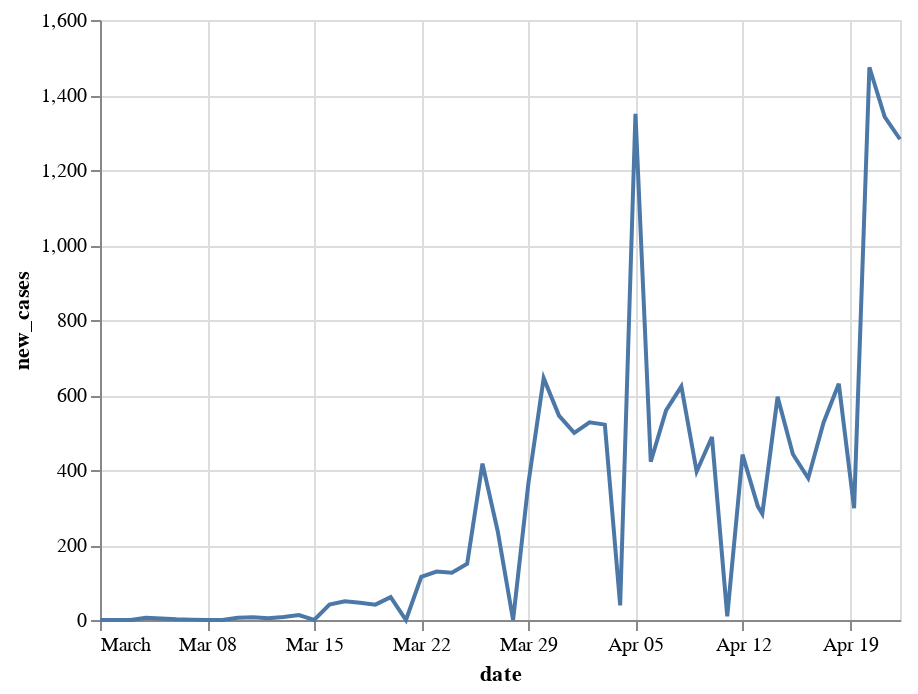

Notebook code cell kept with this figure:
### Code cell
alt.Chart(df[(df.county=="Los Angeles") & (df.date >= '3/1/20')]).mark_line().encode(
    x='date',
    y='new_cases'
)

### Figure 1 — Vega-Lite specification as saved in the notebook (floating-point values rounded to 4 significant figures)
{"config": {"view": {"continuousWidth": 400, "continuousHeight": 300}}, "data": {"name": "data-b30e2f4f3c7505fab6f3b5b120d30b48"}, "mark": "line", "encoding": {"x": {"type": "temporal", "field": "date"}, "y": {"type": "quantitative", "field": "new_cases"}}, "$schema": "https://vega.github.io/schema/vega-lite/v4.0.2.json", "datasets": {"data-b30e2f4f3c7505fab6f3b5b120d30b48": [{"county": "Los Angeles", "state": "California", "fips": 6037.0, "date": "2020-03-01T00:00:00+00:00", "Lat": 34.31, "Lon": -118.2, "cases": 1.0, "deaths": 0.0, "state_cases": 12, "state_deaths": 0, "new_cases": 0.0, "new_deaths": 0.0, "new_state_cases": 0, "new_state_deaths": 0, "avg3": 0.0, "avg5": 0.0, "avg7": 0.0}, {"county": "Los Angeles", "state": "California", "fips": 6037.0, "date": "2020-03-02T00:00:00+00:00", "Lat": 34.31, "Lon": -118.2, "cases": 1.0, "deaths": 0.0, "state_cases": 21, "state_deaths": 0, "new_cases": 0.0, "new_deaths": 0.0, "new_state_cases": 9, "new_state_deaths": 0, "avg3": 0.0, "avg5": 0.0, "avg7": 0.0}, {"county": "Los Angeles", "state": "California", "fips": 6037.0, "date": "2020-03-03T00:00:00+00:00", "Lat": 34.31, "Lon": -118.2, "cases": 1.0, "deaths": 0.0, "state_cases": 25, "state_deaths": 0, "new_cases": 0.0, "new_deaths": 0.0, "new_state_cases": 4, "new_state_deaths": 0, "avg3": 0.0, "avg5": 0.0, "avg7": 0.0}, {"county": "Los Angeles", "state": "California", "fips": 6037.0, "date": "2020-03-04T00:00:00+00:00", "Lat": 34.31, "Lon": -118.2, "cases": 7.0, "deaths": 0.0, "state_cases": 35, "state_deaths": 1, "new_cases": 6.0, "new_deaths": 0.0, "new_state_cases": 10, "new_state_deaths": 1, "avg3": 2.0, "avg5": 1.2, "avg7": 0.8571}, {"county": "Los Angeles", "state": "California", "fips": 6037.0, "date": "2020-03-05T00:00:00+00:00", "Lat": 34.31, "Lon": -118.2, "cases": 11.0, "deaths": 0.0, "state_cases": 51, "state_deaths": 1, "new_cases": 4.0, "new_deaths": 0.0, "new_state_cases": 16, "new_state_deaths": 0, "avg3": 3.333, "avg5": 2.0, "avg7": 1.429}, {"county": "Los Angeles", "state": "California", "fips": 6037.0, "date": "2020-03-06T00:00:00+00:00", "Lat": 34.31, "Lon": -118.2, "cases": 13.0, "deaths": 0.0, "state_cases": 59, "state_deaths": 1, "new_cases": 2.0, "new_deaths": 0.0, "new_state_cases": 8, "new_state_deaths": 0, "avg3": 4.0, "avg5": 2.4, "avg7": 1.714}, {"county": "Los Angeles", "state": "California", "fips": 6037.0, "date": "2020-03-07T00:00:00+00:00", "Lat": 34.31, "Lon": -118.2, "cases": 14.0, "deaths": 0.0, "state_cases": 81, "state_deaths": 1, "new_cases": 1.0, "new_deaths": 0.0, "new_state_cases": 22, "new_state_deaths": 0, "avg3": 2.333, "avg5": 2.6, "avg7": 1.857}, {"county": "Los Angeles", "state": "California", "fips": 6037.0, "date": "2020-03-08T00:00:00+00:00", "Lat": 34.31, "Lon": -118.2, "cases": 14.0, "deaths": 0.0, "state_cases": 95, "state_deaths": 1, "new_cases": 0.0, "new_deaths": 0.0, "new_state_cases": 14, "new_state_deaths": 0, "avg3": 1.0, "avg5": 2.6, "avg7": 1.857}, {"county": "Los Angeles", "state": "California", "fips": 6037.0, "date": "2020-03-09T00:00:00+00:00", "Lat": 34.31, "Lon": -118.2, "cases": 14.0, "deaths": 0.0, "state_cases": 101, "state_deaths": 1, "new_cases": 0.0, "new_deaths": 0.0, "new_state_cases": 6, "new_state_deaths": 0, "avg3": 0.3333, "avg5": 1.4, "avg7": 1.857}, {"county": "Los Angeles", "state": "California", "fips": 6037.0, "date": "2020-03-10T00:00:00+00:00", "Lat": 34.31, "Lon": -118.2, "cases": 20.0, "deaths": 0.0, "state_cases": 144, "state_deaths": 2, "new_cases": 6.0, "new_deaths": 0.0, "new_state_cases": 43, "new_state_deaths": 1, "avg3": 2.0, "avg5": 1.8, "avg7": 2.714}, {"county": "Los Angeles", "state": "California", "fips": 6037.0, "date": "2020-03-11T00:00:00+00:00", "Lat": 34.31, "Lon": -118.2, "cases": 27.0, "deaths": 1.0, "state_cases": 178, "state_deaths": 4, "new_cases": 7.0, "new_deaths": 1.0, "new_state_cases": 34, "new_state_deaths": 2, "avg3": 4.333, "avg5": 2.8, "avg7": 2.857}, {"county": "Los Angeles", "state": "California", "fips": 6037.0, "date": "2020-03-12T00:00:00+00:00", "Lat": 34.31, "Lon": -118.2, "cases": 32.0, "deaths": 1.0, "state_cases": 221, "state_deaths": 4, "new_cases": 5.0, "new_deaths": 0.0, "new_state_cases": 43, "new_state_deaths": 0, "avg3": 6.0, "avg5": 3.6, "avg7": 3.0}, {"county": "Los Angeles", "state": "California", "fips": 6037.0, "date": "2020-03-13T00:00:00+00:00", "Lat": 34.31, "Lon": -118.2, "cases": 40.0, "deaths": 1.0, "state_cases": 281, "state_deaths": 4, "new_cases": 8.0, "new_deaths": 0.0, "new_state_cases": 60, "new_state_deaths": 0, "avg3": 6.667, "avg5": 5.2, "avg7": 3.857}, {"county": "Los Angeles", "state": "California", "fips": 6037.0, "date": "2020-03-14T00:00:00+00:00", "Lat": 34.31, "Lon": -118.2, "cases": 53.0, "deaths": 1.0, "state_cases": 372, "state_deaths": 3, "new_cases": 13.0, "new_deaths": 0.0, "new_state_cases": 91, "new_state_deaths": -1, "avg3": 8.667, "avg5": 7.8, "avg7": 5.571}, {"county": "Los Angeles", "state": "California", "fips": 6037.0, "date": "2020-03-15T00:00:00+00:00", "Lat": 34.31, "Lon": -118.2, "cases": 53.0, "deaths": 1.0, "state_cases": 373, "state_deaths": 5, "new_cases": 0.0, "new_deaths": 0.0, "new_state_cases": 1, "new_state_deaths": 2, "avg3": 7.0, "avg5": 6.6, "avg7": 5.571}, {"county": "Los Angeles", "state": "California", "fips": 6037.0, "date": "2020-03-16T00:00:00+00:00", "Lat": 34.31, "Lon": -118.2, "cases": 94.0, "deaths": 1.0, "state_cases": 557, "state_deaths": 7, "new_cases": 41.0, "new_deaths": 0.0, "new_state_cases": 184, "new_state_deaths": 2, "avg3": 18.0, "avg5": 13.4, "avg7": 11.43}, {"county": "Los Angeles", "state": "California", "fips": 6037.0, "date": "2020-03-17T00:00:00+00:00", "Lat": 34.31, "Lon": -118.2, "cases": 144.0, "deaths": 1.0, "state_cases": 700, "state_deaths": 12, "new_cases": 50.0, "new_deaths": 0.0, "new_state_cases": 143, "new_state_deaths": 5, "avg3": 30.33, "avg5": 22.4, "avg7": 17.71}, {"county": "Los Angeles", "state": "California", "fips": 6037.0, "date": "2020-03-18T00:00:00+00:00", "Lat": 34.31, "Lon": -118.2, "cases": 190.0, "deaths": 1.0, "state_cases": 828, "state_deaths": 16, "new_cases": 46.0, "new_deaths": 0.0, "new_state_cases": 128, "new_state_deaths": 4, "avg3": 45.67, "avg5": 30.0, "avg7": 23.29}, {"county": "Los Angeles", "state": "California", "fips": 6037.0, "date": "2020-03-19T00:00:00+00:00", "Lat": 34.31, "Lon": -118.2, "cases": 231.0, "deaths": 2.0, "state_cases": 1005, "state_deaths": 18, "new_cases": 41.0, "new_deaths": 1.0, "new_state_cases": 177, "new_state_deaths": 2, "avg3": 45.67, "avg5": 35.6, "avg7": 28.43}, {"county": "Los Angeles", "state": "California", "fips": 6037.0, "date": "2020-03-20T00:00:00+00:00", "Lat": 34.31, "Lon": -118.2, "cases": 292.0, "deaths": 2.0, "state_cases": 1243, "state_deaths": 24, "new_cases": 61.0, "new_deaths": 0.0, "new_state_cases": 238, "new_state_deaths": 6, "avg3": 49.33, "avg5": 47.8, "avg7": 36.0}, {"county": "Los Angeles", "state": "California", "fips": 6037.0, "date": "2020-03-21T00:00:00+00:00", "Lat": 34.31, "Lon": -118.2, "cases": 292.0, "deaths": 2.0, "state_cases": 1405, "state_deaths": 25, "new_cases": 0.0, "new_deaths": 0.0, "new_state_cases": 162, "new_state_deaths": 1, "avg3": 34.0, "avg5": 39.6, "avg7": 34.14}, {"county": "Los Angeles", "state": "California", "fips": 6037.0, "date": "2020-03-22T00:00:00+00:00", "Lat": 34.31, "Lon": -118.2, "cases": 407.0, "deaths": 5.0, "state_cases": 1646, "state_deaths": 30, "new_cases": 115.0, "new_deaths": 3.0, "new_state_cases": 241, "new_state_deaths": 5, "avg3": 58.67, "avg5": 52.6, "avg7": 50.57}, {"county": "Los Angeles", "state": "California", "fips": 6037.0, "date": "2020-03-23T00:00:00+00:00", "Lat": 34.31, "Lon": -118.2, "cases": 536.0, "deaths": 7.0, "state_cases": 2108, "state_deaths": 39, "new_cases": 129.0, "new_deaths": 2.0, "new_state_cases": 462, "new_state_deaths": 9, "avg3": 81.33, "avg5": 69.2, "avg7": 63.14}, {"county": "Los Angeles", "state": "California", "fips": 6037.0, "date": "2020-03-24T00:00:00+00:00", "Lat": 34.31, "Lon": -118.2, "cases": 662.0, "deaths": 11.0, "state_cases": 2538, "state_deaths": 50, "new_cases": 126.0, "new_deaths": 4.0, "new_state_cases": 430, "new_state_deaths": 11, "avg3": 123.3, "avg5": 86.2, "avg7": 74.0}, {"county": "Los Angeles", "state": "California", "fips": 6037.0, "date": "2020-03-25T00:00:00+00:00", "Lat": 34.31, "Lon": -118.2, "cases": 812.0, "deaths": 13.0, "state_cases": 2998, "state_deaths": 65, "new_cases": 150.0, "new_deaths": 2.0, "new_state_cases": 460, "new_state_deaths": 15, "avg3": 135.0, "avg5": 104.0, "avg7": 88.86}, {"county": "Los Angeles", "state": "California", "fips": 6037.0, "date": "2020-03-26T00:00:00+00:00", "Lat": 34.31, "Lon": -118.2, "cases": 1229.0, "deaths": 21.0, "state_cases": 3899, "state_deaths": 81, "new_cases": 417.0, "new_deaths": 8.0, "new_state_cases": 901, "new_state_deaths": 16, "avg3": 231.0, "avg5": 187.4, "avg7": 142.6}, {"county": "Los Angeles", "state": "California", "fips": 6037.0, "date": "2020-03-27T00:00:00+00:00", "Lat": 34.31, "Lon": -118.2, "cases": 1465.0, "deaths": 26.0, "state_cases": 4657, "state_deaths": 94, "new_cases": 236.0, "new_deaths": 5.0, "new_state_cases": 758, "new_state_deaths": 13, "avg3": 267.7, "avg5": 211.6, "avg7": 167.6}, {"county": "Los Angeles", "state": "California", "fips": 6037.0, "date": "2020-03-28T00:00:00+00:00", "Lat": 34.31, "Lon": -118.2, "cases": 1465.0, "deaths": 26.0, "state_cases": 5095, "state_deaths": 110, "new_cases": 0.0, "new_deaths": 0.0, "new_state_cases": 438, "new_state_deaths": 16, "avg3": 217.7, "avg5": 185.8, "avg7": 167.6}, {"county": "Los Angeles", "state": "California", "fips": 6037.0, "date": "2020-03-29T00:00:00+00:00", "Lat": 34.31, "Lon": -118.2, "cases": 1829.0, "deaths": 32.0, "state_cases": 5852, "state_deaths": 124, "new_cases": 364.0, "new_deaths": 6.0, "new_state_cases": 757, "new_state_deaths": 14, "avg3": 200.0, "avg5": 233.4, "avg7": 203.1}, {"county": "Los Angeles", "state": "California", "fips": 6037.0, "date": "2020-03-30T00:00:00+00:00", "Lat": 34.31, "Lon": -118.2, "cases": 2474.0, "deaths": 44.0, "state_cases": 7138, "state_deaths": 146, "new_cases": 645.0, "new_deaths": 12.0, "new_state_cases": 1286, "new_state_deaths": 22, "avg3": 336.3, "avg5": 332.4, "avg7": 276.9}, {"county": "Los Angeles", "state": "California", "fips": 6037.0, "date": "2020-03-31T00:00:00+00:00", "Lat": 34.31, "Lon": -118.2, "cases": 3019.0, "deaths": 54.0, "state_cases": 8210, "state_deaths": 173, "new_cases": 545.0, "new_deaths": 10.0, "new_state_cases": 1072, "new_state_deaths": 27, "avg3": 518.0, "avg5": 358.0, "avg7": 336.7}, {"county": "Los Angeles", "state": "California", "fips": 6037.0, "date": "2020-04-01T00:00:00+00:00", "Lat": 34.31, "Lon": -118.2, "cases": 3518.0, "deaths": 64.0, "state_cases": 9399, "state_deaths": 199, "new_cases": 499.0, "new_deaths": 10.0, "new_state_cases": 1189, "new_state_deaths": 26, "avg3": 563.0, "avg5": 410.6, "avg7": 386.6}, {"county": "Los Angeles", "state": "California", "fips": 6037.0, "date": "2020-04-02T00:00:00+00:00", "Lat": 34.31, "Lon": -118.2, "cases": 4045.0, "deaths": 78.0, "state_cases": 10773, "state_deaths": 238, "new_cases": 527.0, "new_deaths": 14.0, "new_state_cases": 1374, "new_state_deaths": 39, "avg3": 523.7, "avg5": 516.0, "avg7": 402.3}, {"county": "Los Angeles", "state": "California", "fips": 6037.0, "date": "2020-04-03T00:00:00+00:00", "Lat": 34.31, "Lon": -118.2, "cases": 4566.0, "deaths": 89.0, "state_cases": 12004, "state_deaths": 265, "new_cases": 521.0, "new_deaths": 11.0, "new_state_cases": 1231, "new_state_deaths": 27, "avg3": 515.7, "avg5": 547.4, "avg7": 443.0}, {"county": "Los Angeles", "state": "California", "fips": 6037.0, "date": "2020-04-04T00:00:00+00:00", "Lat": 34.31, "Lon": -118.2, "cases": 4605.0, "deaths": 93.0, "state_cases": 12837, "state_deaths": 289, "new_cases": 39.0, "new_deaths": 4.0, "new_state_cases": 833, "new_state_deaths": 24, "avg3": 362.3, "avg5": 426.2, "avg7": 448.6}, {"county": "Los Angeles", "state": "California", "fips": 6037.0, "date": "2020-04-05T00:00:00+00:00", "Lat": 34.31, "Lon": -118.2, "cases": 5955.0, "deaths": 132.0, "state_cases": 15034, "state_deaths": 348, "new_cases": 1350.0, "new_deaths": 39.0, "new_state_cases": 2197, "new_state_deaths": 59, "avg3": 636.7, "avg5": 587.2, "avg7": 589.4}, {"county": "Los Angeles", "state": "California", "fips": 6037.0, "date": "2020-04-06T00:00:00+00:00", "Lat": 34.31, "Lon": -118.2, "cases": 6377.0, "deaths": 147.0, "state_cases": 16019, "state_deaths": 380, "new_cases": 422.0, "new_deaths": 15.0, "new_state_cases": 985, "new_state_deaths": 32, "avg3": 603.7, "avg5": 571.8, "avg7": 557.6}, {"county": "Los Angeles", "state": "California", "fips": 6037.0, "date": "2020-04-07T00:00:00+00:00", "Lat": 34.31, "Lon": -118.2, "cases": 6936.0, "deaths": 169.0, "state_cases": 17351, "state_deaths": 432, "new_cases": 559.0, "new_deaths": 22.0, "new_state_cases": 1332, "new_state_deaths": 52, "avg3": 777.0, "avg5": 578.2, "avg7": 559.6}, {"county": "Los Angeles", "state": "California", "fips": 6037.0, "date": "2020-04-08T00:00:00+00:00", "Lat": 34.31, "Lon": -118.2, "cases": 7559.0, "deaths": 198.0, "state_cases": 18897, "state_deaths": 495, "new_cases": 623.0, "new_deaths": 29.0, "new_state_cases": 1546, "new_state_deaths": 63, "avg3": 534.7, "avg5": 598.6, "avg7": 577.3}, {"county": "Los Angeles", "state": "California", "fips": 6037.0, "date": "2020-04-09T00:00:00+00:00", "Lat": 34.31, "Lon": -118.2, "cases": 7955.0, "deaths": 223.0, "state_cases": 19710, "state_deaths": 544, "new_cases": 396.0, "new_deaths": 25.0, "new_state_cases": 813, "new_state_deaths": 49, "avg3": 526.0, "avg5": 670.0, "avg7": 558.6}, {"county": "Los Angeles", "state": "California", "fips": 6037.0, "date": "2020-04-10T00:00:00+00:00", "Lat": 34.31, "Lon": -118.2, "cases": 8443.0, "deaths": 242.0, "state_cases": 21081, "state_deaths": 583, "new_cases": 488.0, "new_deaths": 19.0, "new_state_cases": 1371, "new_state_deaths": 39, "avg3": 502.3, "avg5": 497.6, "avg7": 553.9}, {"county": "Los Angeles", "state": "California", "fips": 6037.0, "date": "2020-04-11T00:00:00+00:00", "Lat": 34.31, "Lon": -118.2, "cases": 8453.0, "deaths": 244.0, "state_cases": 21706, "state_deaths": 605, "new_cases": 10.0, "new_deaths": 2.0, "new_state_cases": 625, "new_state_deaths": 22, "avg3": 298.0, "avg5": 415.2, "avg7": 549.7}, {"county": "Los Angeles", "state": "California", "fips": 6037.0, "date": "2020-04-12T00:00:00+00:00", "Lat": 34.31, "Lon": -118.2, "cases": 8894.0, "deaths": 269.0, "state_cases": 22795, "state_deaths": 641, "new_cases": 441.0, "new_deaths": 25.0, "new_state_cases": 1089, "new_state_deaths": 36, "avg3": 313.0, "avg5": 391.6, "avg7": 419.9}, {"county": "Los Angeles", "state": "California", "fips": 6037.0, "date": "2020-04-13T00:00:00+00:00", "Lat": 34.31, "Lon": -118.2, "cases": 9197.0, "deaths": 300.0, "state_cases": 23458, "state_deaths": 683, "new_cases": 303.0, "new_deaths": 31.0, "new_state_cases": 663, "new_state_deaths": 42, "avg3": 251.3, "avg5": 327.6, "avg7": 402.9}, {"county": "Los Angeles", "state": "California", "fips": 6037.0, "date": "2020-04-13T07:00:00+00:00", "Lat": 34.31, "Lon": -118.2, "cases": 9480.0, "deaths": 326.0, "state_cases": 24390, "state_deaths": 732, "new_cases": 283.0, "new_deaths": 26.0, "new_state_cases": 932, "new_state_deaths": 49, "avg3": 342.3, "avg5": 305.0, "avg7": 363.4}, {"county": "Los Angeles", "state": "California", "fips": 6037.0, "date": "2020-04-14T07:00:00+00:00", "Lat": 34.31, "Lon": -118.2, "cases": 10080.0, "deaths": 366.0, "state_cases": 25744, "state_deaths": 790, "new_cases": 595.0, "new_deaths": 40.0, "new_state_cases": 1354, "new_state_deaths": 58, "avg3": 393.7, "avg5": 326.4, "avg7": 359.4}, {"county": "Los Angeles", "state": "California", "fips": 6037.0, "date": "2020-04-15T07:00:00+00:00", "Lat": 34.31, "Lon": -118.2, "cases": 10520.0, "deaths": 405.0, "state_cases": 27072, "state_deaths": 883, "new_cases": 442.0, "new_deaths": 39.0, "new_state_cases": 1328, "new_state_deaths": 93, "avg3": 440.0, "avg5": 412.8, "avg7": 366.0}, {"county": "Los Angeles", "state": "California", "fips": 6037.0, "date": "2020-04-16T07:00:00+00:00", "Lat": 34.31, "Lon": -118.2, "cases": 10900.0, "deaths": 457.0, "state_cases": 28157, "state_deaths": 974, "new_cases": 378.0, "new_deaths": 52.0, "new_state_cases": 1085, "new_state_deaths": 91, "avg3": 471.7, "avg5": 400.2, "avg7": 350.3}, {"county": "Los Angeles", "state": "California", "fips": 6037.0, "date": "2020-04-17T07:00:00+00:00", "Lat": 34.31, "Lon": -118.2, "cases": 11420.0, "deaths": 501.0, "state_cases": 29198, "state_deaths": 1041, "new_cases": 526.0, "new_deaths": 44.0, "new_state_cases": 1041, "new_state_deaths": 67, "avg3": 448.7, "avg5": 444.8, "avg7": 424.0}, {"county": "Los Angeles", "state": "California", "fips": 6037.0, "date": "2020-04-18T07:00:00+00:00", "Lat": 34.31, "Lon": -118.2, "cases": 12050.0, "deaths": 577.0, "state_cases": 30812, "state_deaths": 1148, "new_cases": 630.0, "new_deaths": 76.0, "new_state_cases": 1614, "new_state_deaths": 107, "avg3": 511.3, "avg5": 514.2, "avg7": 451.0}, {"county": "Los Angeles", "state": "California", "fips": 6037.0, "date": "2020-04-19T07:00:00+00:00", "Lat": 34.31, "Lon": -118.2, "cases": 12350.0, "deaths": 601.0, "state_cases": 31531, "state_deaths": 1180, "new_cases": 298.0, "new_deaths": 24.0, "new_state_cases": 719, "new_state_deaths": 32, "avg3": 484.7, "avg5": 454.8, "avg7": 450.3}, {"county": "Los Angeles", "state": "California", "fips": 6037.0, "date": "2020-04-20T07:00:00+00:00", "Lat": 34.31, "Lon": -118.2, "cases": 13820.0, "deaths": 619.0, "state_cases": 33866, "state_deaths": 1229, "new_cases": 1474.0, "new_deaths": 18.0, "new_state_cases": 2335, "new_state_deaths": 49, "avg3": 800.7, "avg5": 661.2, "avg7": 620.4}, {"county": "Los Angeles", "state": "California", "fips": 6037.0, "date": "2020-04-21T07:00:00+00:00", "Lat": 34.31, "Lon": -118.2, "cases": 15160.0, "deaths": 666.0, "state_cases": 35807, "state_deaths": 1324, "new_cases": 1342.0, "new_deaths": 47.0, "new_state_cases": 1941, "new_state_deaths": 95, "avg3": 1038.0, "avg5": 854.0, "avg7": 727.1}, {"county": "Los Angeles", "state": "California", "fips": 6037.0, "date": "2020-04-22T07:00:00+00:00", "Lat": 34.31, "Lon": -118.2, "cases": 16450.0, "deaths": 729.0, "state_cases": 37288, "state_deaths": 1413, "new_cases": 1282.0, "new_deaths": 63.0, "new_state_cases": 1481, "new_state_deaths": 89, "avg3": 1366.0, "avg5": 1005.0, "avg7": 847.1}]}}
